Frame 1 (no input): blank canvas, image omitted
Frame 60 (the mouse pressed at the canvas centre just before this capture): blank canvas, image omitted
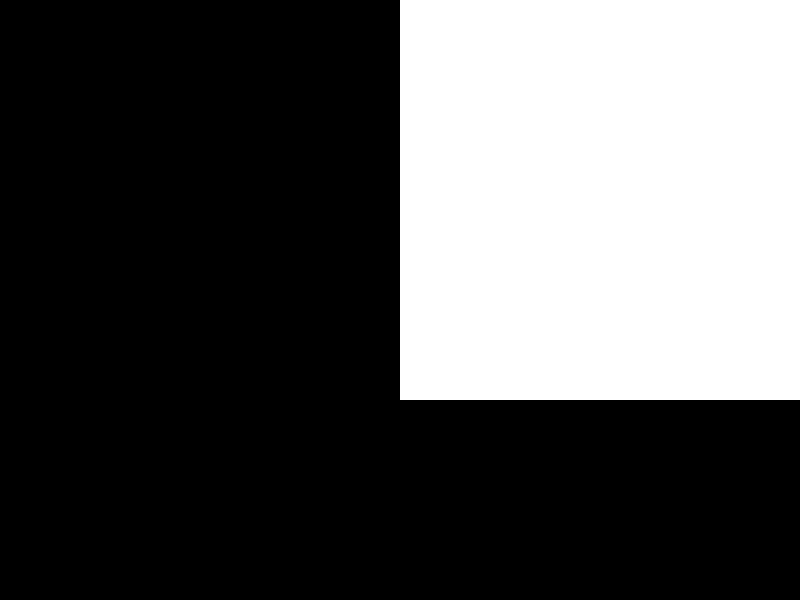
Frame 120 (the mouse held since frame 60 and released just before this capture)

The Processing sketch whose frames 1 and 60 were blank and that drew this single picture after the mouse press (run headless with seeded random() and noise(); from frame 60 on, the mouse is pressed at the canvas centre):

// Processing sketch: ligne
// ── ligne.pde

void setup(){
  size(800,600);
  noStroke();
  

}

void draw(){
  background(0);
  
  int size = mouseX;
  

  
  
  
  if(size <= 0)
    size = 1;
    
      int x = 1;
  int y = mouseY/size;
  
  int cX = (width/2) / size;
  int cY = (height/2) / size;
  
  
  dligne(cX,cY,x,y,size);
}





void dligne(int x1, int y1, int x2, int y2, int size)
{
  int d, dx, dy, aincr, bincr, xincr, yincr, x, y;

  if (abs(x2 - x1) < abs(y2 - y1)) {
    /* parcours par l'axe vertical */

    if (y1 > y2) {
      //echangerEntiers(&x1, &x2);
        int t = x1;
        x1 = x2;
        x2 = t;
      
      //echangerEntiers(&y1, &y2);
        t = y1;
        y1 = y2;
        y2 = t;
    }

    xincr = x2 > x1 ? 1 : -1;
    dy = y2 - y1;
    dx = abs(x2 - x1);
    d = 2 * dx - dy;
    aincr = 2 * (dx - dy);
    bincr = 2 * dx;
    x = x1;
    y = y1;

    dpixel(x, y, size);

    for (y = y1+1; y <= y2; ++y) {
      if (d >= 0) {
        x += xincr;
        d += aincr;
      } else
        d += bincr;

      dpixel(x, y, size);
    }

  } else {
    /* parcours par l'axe horizontal */

    if (x1 > x2) {
      //echangerEntiers(&x1, &x2);
        int t = x1;
        x1 = x2;
        x2 = t;
      
      //echangerEntiers(&y1, &y2);
        t = y1;
        y1 = y2;
        y2 = t;
    }

    yincr = y2 > y1 ? 1 : -1;
    dx = x2 - x1;
    dy = abs(y2 - y1);
    d = 2 * dy - dx;
    aincr = 2 * (dy - dx);
    bincr = 2 * dy;
    x = x1;
    y = y1;

    dpixel(x, y, size);

    for (x = x1+1; x <= x2; ++x) {
      if (d >= 0) {
        y += yincr;
        d += aincr;
      } else
        d += bincr;

      dpixel(x, y, size);
    }
  }
}


void dpixel(int x, int y, int size)
{
 if(size <= 1){
   point(x, y);
 }else{
   rect(x * size, y * size, size,size);
   
 }
  
}
